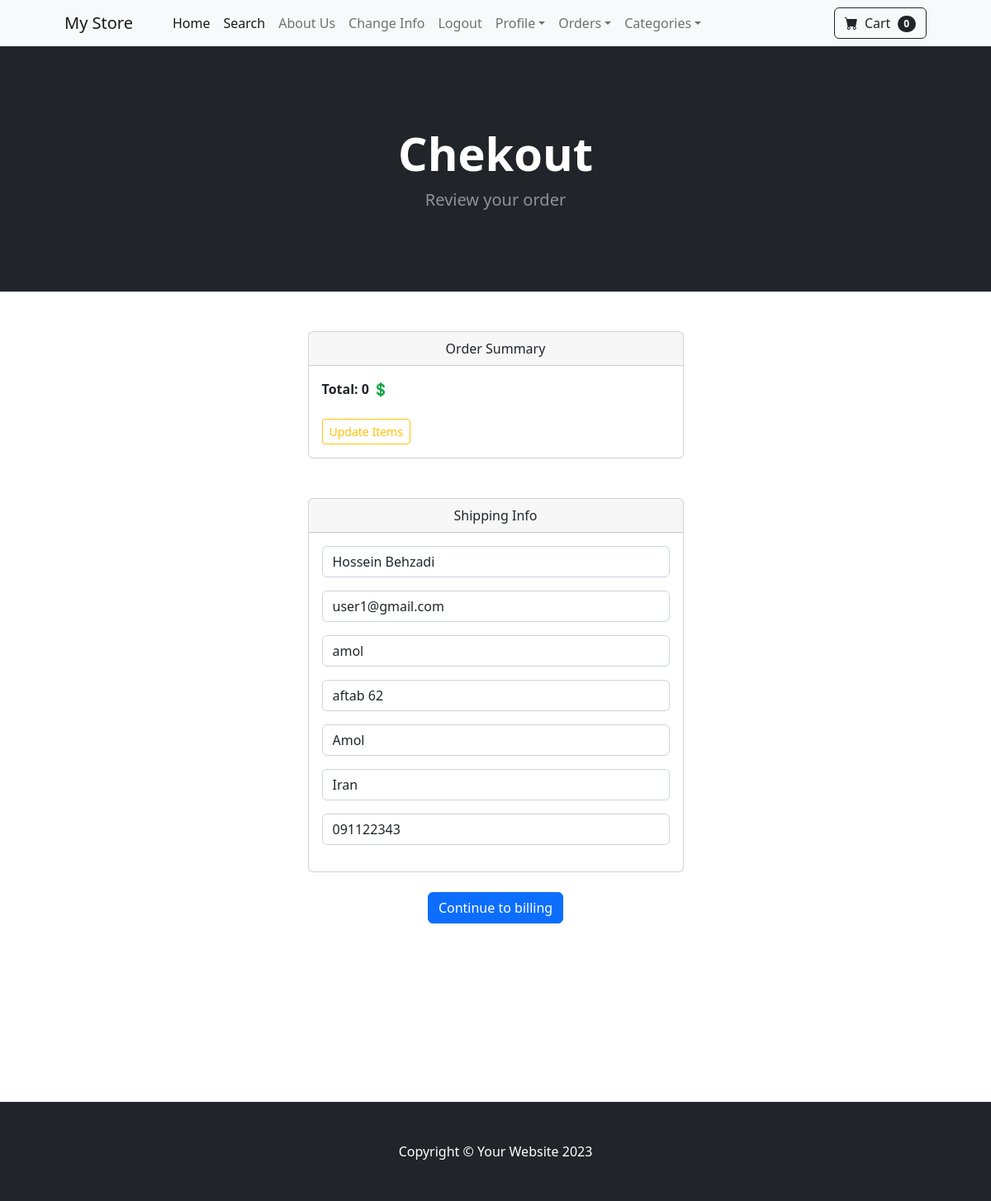
The app's page /payment/checkout (signed in) with its own data.
### payment/models.py (models this page shows, shortened)
class ShippingAddress(models.Model):
    user = models.ForeignKey(User, on_delete=models.CASCADE, null=True, blank=True)
    shipping_full_name = models.CharField(max_length=255)
    shipping_email = models.CharField(max_length=255)
    shipping_address1 = models.CharField(max_length=255)
    shipping_address2 = models.CharField(max_length=255, null=True, blank=True)
    shipping_country = models.CharField(max_length=255)
    shipping_city = models.CharField(max_length=255)
    shipping_postal_code = models.CharField(max_length=255)
    class Meta:
        verbose_name_plural = 'Shipping Address'

### payment/views.py (the view)
# urls.py: path('checkout', views.checkout, name='checkout'),
def checkout(request):
    cart = Cart(request)
    cart_products = cart.get_products
    quantities = cart.get_quantities
    total = cart.cart_total
    if request.user.is_authenticated:
        shipping_user = ShippingAddress.objects.get(user__id=request.user.id)
        shipping_form = ShippingForm(request.POST or None, instance=shipping_user)
        return render(request, 'payment/checkout.html',
                      {'cart_products': cart_products, 'quantities': quantities, 'total': total,
                       'shipping_form': shipping_form})
    else:
        shipping_form = ShippingForm(request.POST or None)
        return render(request, 'payment/checkout.html',
                      {'cart_products': cart_products, 'quantities': quantities, 'total': total,
                       'shipping_form': shipping_form})

### cart/cart.py (called while the page is built, shortened)
    def __len__(self):
        return len(self.cart)

    def get_products(self):
        product_ids = self.cart.keys()
        products = Product.objects.filter(id__in=product_ids).all()
        return products

    def cart_total(self):
        product_ids = self.cart.keys()
        products = Product.objects.filter(id__in=product_ids)
        quantities = self.cart
        total = 0
        return total

### cart/context_processors.py (called while the page is built)
def cart(request):
    return {'cart': Cart(request)}

### payment/templates/payment/checkout.html (shortened to what this page needs)
{% extends 'base.html' %}
{% block content %}
        <header class="bg-dark py-5">
            <div class="container px-4 px-lg-5 my-5">
                <div class="text-center text-white">
                    <h1 class="display-4 fw-bolder">Chekout</h1>
                    <p class="lead fw-normal text-white-50 mb-0">Review your order</p>
                </div>
            </div>
        </header>
        <br><br>
        <div class="container">
            <div class="container">
            <div class="row">
                <center>
                    <div class="col-lg-5 col-ld-5 col-sm-7 col-12">
                        <div class="card">
                          <div class="card-header">
                            Order Summary
                          </div>
                          <div class="card-body" align="left">
                              <strong>Total: {{ total }} 💲</strong><br><br>
                              <a href="{% url 'cart_summary' %}" class="btn btn-sm btn-outline-warning">
                                  Update Items
                              </a>
                          </div>
                        </div>
                        <br><br>
                        <div class="card">
                          <div class="card-header">
                            Shipping Info
                          </div>
                          <div class="card-body">
                              {{ shipping_form.as_p }}
                          </div>
                        </div><br>
                        <a href="#" class="btn btn-primary">Continue to billing</a>
                    </div>
                </center>
            </div>
        </div>
            <br><br><br><br><br><br>
        </div>
        <br><br><br>
{% endblock %}

### records on screen
ShippingAddress: shipping_full_name "Hossein Behzadi", shipping_email "user1@gmail.com", shipping_address1 "amol", shipping_address2 "aftab 62", shipping_city "Amol", shipping_country "Iran", shipping_postal_code "091122343"

### other values on screen
{{ cart|length }} "0"
{{ total }} "0"
